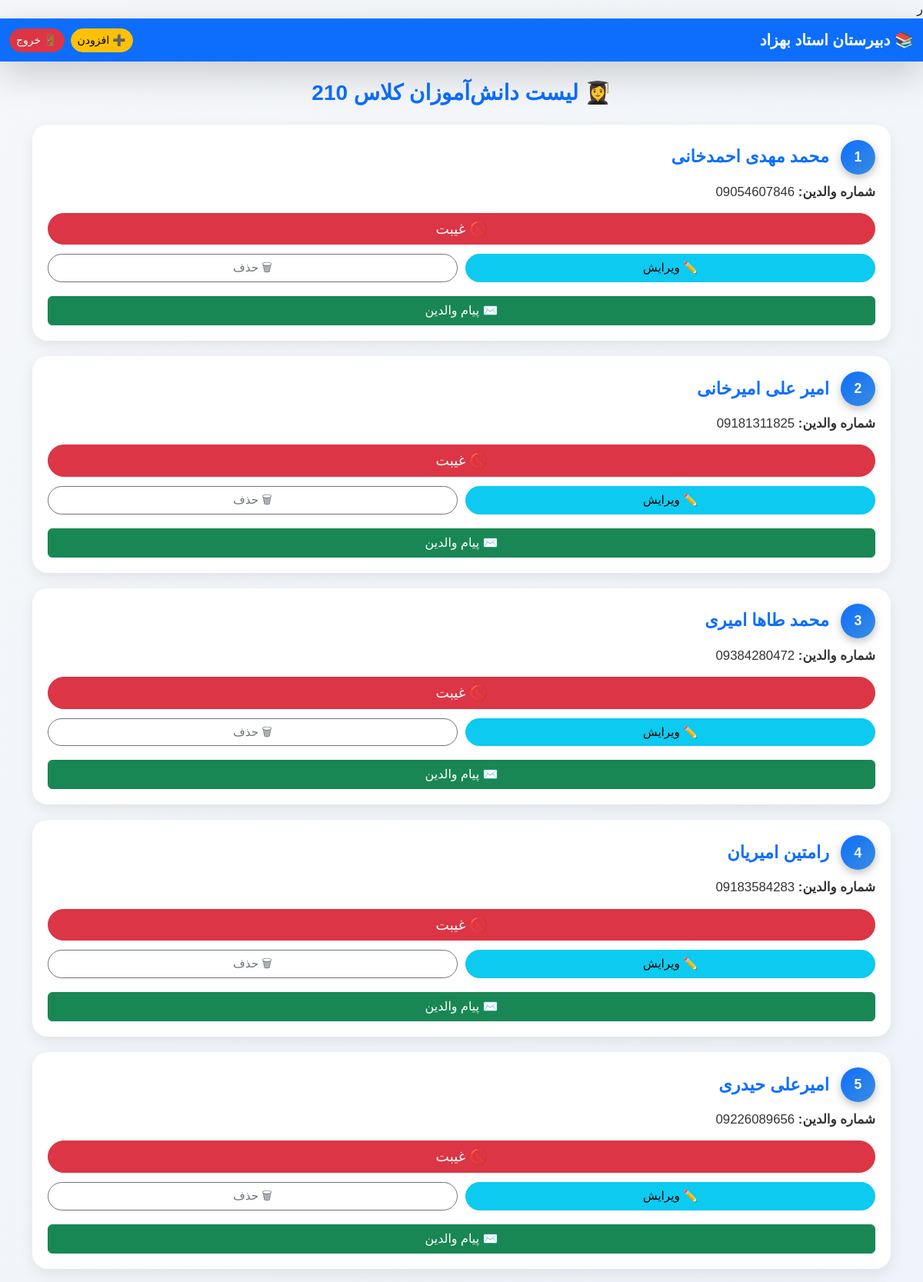
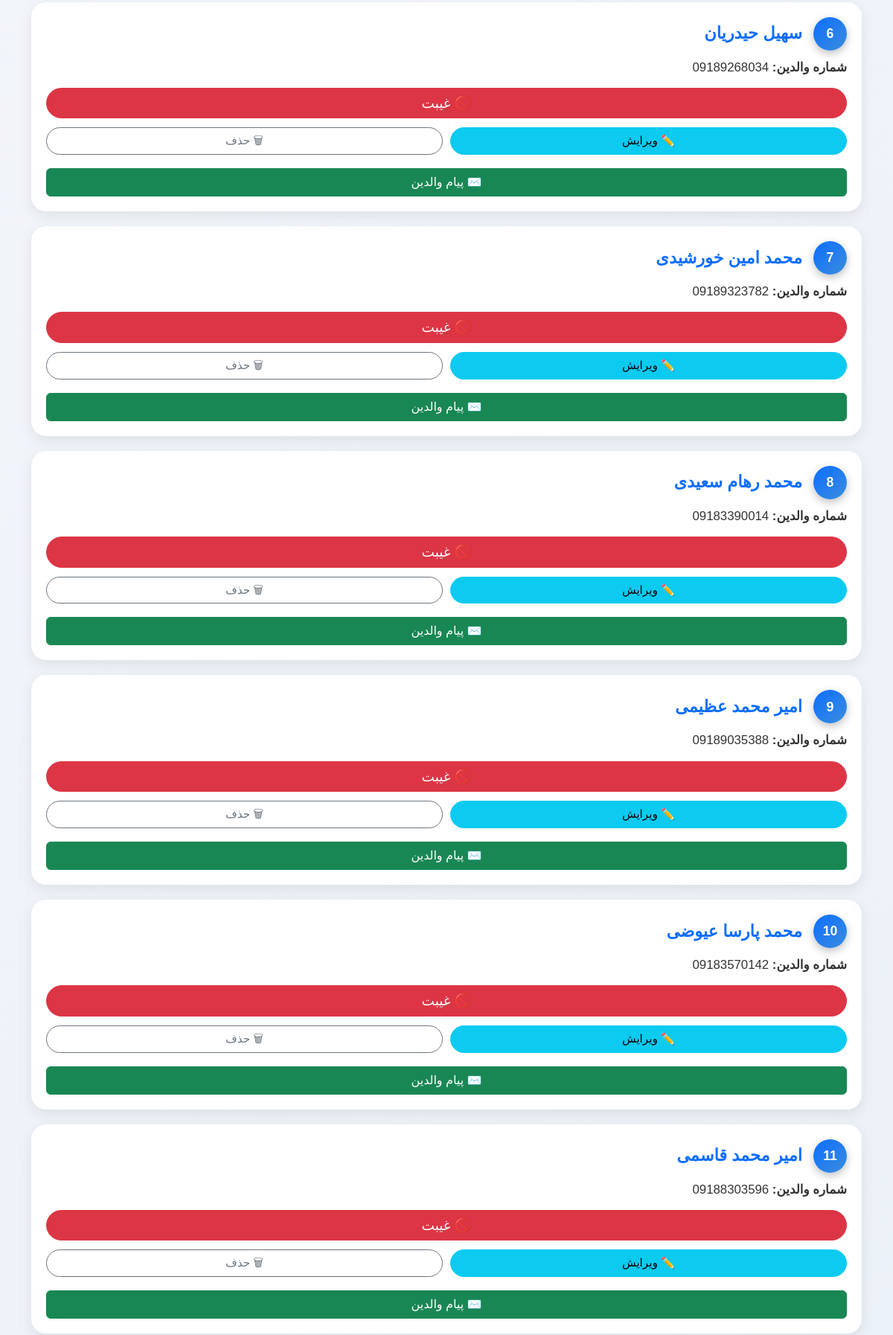
Screenshot of /class/8 (signed in, upper part) with the database file from the repository (2 pictures, top to bottom).
### app.py (models this page shows)
class Class(db.Model):
    id = db.Column(db.Integer, primary_key=True)
    name = db.Column(db.String(50), unique=True, nullable=False)
    students = db.relationship("Student", backref="class_", lazy=True, cascade="all, delete")

class Student(db.Model):
    id = db.Column(db.Integer, primary_key=True)
    firstname = db.Column(db.String(50), nullable=False)
    lastname = db.Column(db.String(50), nullable=False)
    parent_number = db.Column(db.String(20), nullable=False)
    class_id = db.Column(db.Integer, db.ForeignKey("class.id"), nullable=False)
    attendances = db.relationship("Attendance", backref="student", lazy=True, cascade="all, delete")

### app.py (the view)
@app.route("/class/<int:class_id>")
@login_required
def view_class(class_id):
    class_ = Class.query.get_or_404(class_id)
    students = Student.query.filter_by(class_id=class_id).order_by(Student.lastname, Student.firstname).all()
    return render_template("class_detail.html", class_=class_, students=students)

### app.py (called while the page is built)
def login_required(f):
    from functools import wraps
    @wraps(f)
    def decorated_function(*args, **kwargs):
        if not session.get('logged_in'):
            return redirect(url_for('login'))
        return f(*args, **kwargs)
    return decorated_function

### templates/class_detail.html (shortened to what this page needs)
ر<!DOCTYPE html>
<html lang="fa">
<head>
  <link href="https://cdn.jsdelivr.net/npm/bootstrap@5.3.2/dist/css/bootstrap.rtl.min.css" rel="stylesheet">
</head>
<body dir="rtl">
<nav class="navbar navbar-expand-lg navbar-dark bg-primary shadow-lg">
  <div class="container-fluid">
    <a class="navbar-brand fw-bold fs-5" href="/">📚 دبیرستان استاد بهزاد</a>
    <div class="d-flex ms-auto">
      <a href="{{ url_for('add_student', class_id=class_.id) }}" class="btn btn-warning btn-sm rounded-pill">➕ افزودن</a>
      <a href="{{ url_for('logout') }}" class="btn btn-danger btn-sm rounded-pill ms-2">🚪 خروج</a>
    </div>
  </div>
</nav>
<div class="container mt-4">
  <h3 class="text-center mb-4 text-primary fw-bold">👩‍🎓 لیست دانش‌آموزان کلاس {{ class_.name }}</h3>
  {% if students %}
    {% for student in students %}
    <div class="student-card">
      <div class="student-row">
        <div class="student-index">{{ loop.index }}</div>
        <div class="student-name">{{ student.firstname }} {{ student.lastname }}</div>
      </div>
      <div class="student-info"><strong>شماره والدین:</strong> {{ student.parent_number }}</div>
      <a href="{{ url_for('absent', student_id=student.id) }}" class="btn btn-danger btn-absent">🚫 غیبت</a>
      <div class="action-row">
        <a href="{{ url_for('edit_student', id=student.id) }}" class="btn btn-info">✏️ ویرایش</a>
        <a href="{{ url_for('delete_student', id=student.id) }}"
           class="btn btn-outline-secondary"
           onclick="return confirm('آیا مطمئنید می‌خواهید حذف کنید؟');">🗑 حذف</a>
      </div>
      <button class="btn btn-success w-100 mt-2" onclick="openMessagePanel('{{ student.parent_number }}')">✉️ پیام والدین</button>
    </div>
    {% endfor %}
  {% else %}
    <p class="text-muted text-center">هیچ دانش‌آموزی در این کلاس ثبت نشده است.</p>
  {% endif %}
</div>
</body>
</html>

### templates/class_detail.html (style rules this page uses)
body { background: linear-gradient(135deg, #f5f7fa, #e4ecf7); font-family: "Vazirmatn", Tahoma, sans-serif; padding-bottom: 50px; overflow-x: hidden; }
.student-card { border-radius: 20px; background: #fff; padding: 20px; margin-bottom: 20px; box-shadow: 0 6px 18px rgba(0,0,0,0.08); transition: all 0.3s ease; max-width: 100%; box-sizing: border-box; }
.student-row { display: flex; align-items: center; gap: 15px; flex-wrap: wrap; margin-bottom: 10px; }
.student-index { width: 45px; height: 45px; background: linear-gradient(135deg, #0d6efd, #3a8dde); color: #fff; font-weight: bold; font-size: 1.1rem; display: flex; justify-content: center; align-items: center; border-radius: 50%; box-shadow: 0 4px 12px rgba(0,0,0,0.25); flex-shrink: 0; }
.student-name { font-size: 1.4rem; font-weight: 600; color: #0d6efd; word-break: break-word; }
.student-info { font-size: 1.05rem; margin-bottom: 15px; color: #333; word-break: break-word; }
.btn-absent, .action-row a, .action-row button { border-radius: 50px; transition: 0.3s; font-weight: 500; max-width: 100%; box-sizing: border-box; }
.btn-absent { width: 100%; margin-bottom: 12px; font-size: 1.15rem; }
.action-row { display: flex; justify-content: space-between; gap: 10px; margin-bottom: 10px; flex-wrap: wrap; }
.action-row a, .action-row button { flex: 1 1 48%; font-size: 0.95rem; }

### rows the page displays
Class: name "210"
Student: firstname "محمد مهدی", lastname "احمدخانی", parent_number "09054607846"
Student: firstname "امیر علی", lastname "امیرخانی", parent_number "09181311825"
Student: firstname "محمد طاها", lastname "امیری", parent_number "09384280472"
Student: firstname "رامتین", lastname "امیریان", parent_number "09183584283"
Student: firstname "امیرعلی", lastname "حیدری", parent_number "09226089656"
Student: firstname "سهیل", lastname "حیدریان", parent_number "09189268034"
Student: firstname "محمد امین", lastname "خورشیدی", parent_number "09189323782"
Student: firstname "محمد رهام", lastname "سعیدی", parent_number "09183390014"
Student: firstname "امیر محمد", lastname "عظیمی", parent_number "09189035388"
Student: firstname "محمد پارسا", lastname "عیوضی", parent_number "09183570142"
Student: firstname "امیر محمد", lastname "قاسمی", parent_number "09188303596"
